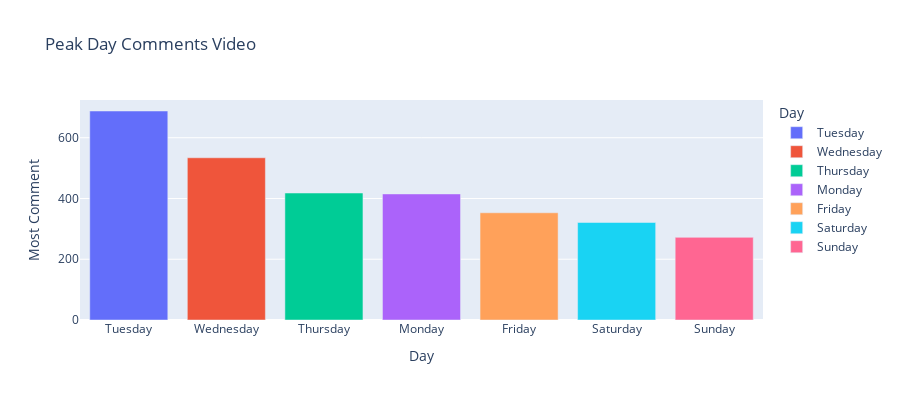

The cell this chart's notebook holds for it:
### Code cell
day_group = peak_time['Date'].value_counts().head(7)
day_group = pd.DataFrame(data=day_group)
day_group.reset_index(inplace=True)
day_group = day_group.rename(columns = {'index':'Day','Date':'Most Comment'})
day_group

fig2 = px.bar(day_group, x='Day', y='Most Comment', 
              color='Day', title = 'Peak Day Comments Video', height=400)
fig2.show()

### Figure 1 — Plotly figure (JSON) as saved in the notebook; plotly's stock layout.template omitted (floating-point values rounded to 4 significant figures)
{"data": [{"alignmentgroup": "True", "hovertemplate": "Day=%{x}<br>Most Comment=%{y}<extra></extra>", "legendgroup": "Tuesday", "marker": {"color": "#636efa", "pattern": {"shape": ""}}, "name": "Tuesday", "offsetgroup": "Tuesday", "orientation": "v", "showlegend": true, "textposition": "auto", "type": "bar", "x": ["Tuesday"], "xaxis": "x", "y": [688], "yaxis": "y"}, {"alignmentgroup": "True", "hovertemplate": "Day=%{x}<br>Most Comment=%{y}<extra></extra>", "legendgroup": "Wednesday", "marker": {"color": "#EF553B", "pattern": {"shape": ""}}, "name": "Wednesday", "offsetgroup": "Wednesday", "orientation": "v", "showlegend": true, "textposition": "auto", "type": "bar", "x": ["Wednesday"], "xaxis": "x", "y": [534], "yaxis": "y"}, {"alignmentgroup": "True", "hovertemplate": "Day=%{x}<br>Most Comment=%{y}<extra></extra>", "legendgroup": "Thursday", "marker": {"color": "#00cc96", "pattern": {"shape": ""}}, "name": "Thursday", "offsetgroup": "Thursday", "orientation": "v", "showlegend": true, "textposition": "auto", "type": "bar", "x": ["Thursday"], "xaxis": "x", "y": [418], "yaxis": "y"}, {"alignmentgroup": "True", "hovertemplate": "Day=%{x}<br>Most Comment=%{y}<extra></extra>", "legendgroup": "Monday", "marker": {"color": "#ab63fa", "pattern": {"shape": ""}}, "name": "Monday", "offsetgroup": "Monday", "orientation": "v", "showlegend": true, "textposition": "auto", "type": "bar", "x": ["Monday"], "xaxis": "x", "y": [415], "yaxis": "y"}, {"alignmentgroup": "True", "hovertemplate": "Day=%{x}<br>Most Comment=%{y}<extra></extra>", "legendgroup": "Friday", "marker": {"color": "#FFA15A", "pattern": {"shape": ""}}, "name": "Friday", "offsetgroup": "Friday", "orientation": "v", "showlegend": true, "textposition": "auto", "type": "bar", "x": ["Friday"], "xaxis": "x", "y": [353], "yaxis": "y"}, {"alignmentgroup": "True", "hovertemplate": "Day=%{x}<br>Most Comment=%{y}<extra></extra>", "legendgroup": "Saturday", "marker": {"color": "#19d3f3", "pattern": {"shape": ""}}, "name": "Saturday", "offsetgroup": "Saturday", "orientation": "v", "showlegend": true, "textposition": "auto", "type": "bar", "x": ["Saturday"], "xaxis": "x", "y": [321], "yaxis": "y"}, {"alignmentgroup": "True", "hovertemplate": "Day=%{x}<br>Most Comment=%{y}<extra></extra>", "legendgroup": "Sunday", "marker": {"color": "#FF6692", "pattern": {"shape": ""}}, "name": "Sunday", "offsetgroup": "Sunday", "orientation": "v", "showlegend": true, "textposition": "auto", "type": "bar", "x": ["Sunday"], "xaxis": "x", "y": [272], "yaxis": "y"}], "layout": {"barmode": "relative", "height": 400, "legend": {"title": {"text": "Day"}, "tracegroupgap": 0}, "title": {"text": "Peak Day Comments Video"}, "xaxis": {"anchor": "y", "categoryarray": ["Tuesday", "Wednesday", "Thursday", "Monday", "Friday", "Saturday", "Sunday"], "categoryorder": "array", "domain": [0, 1], "title": {"text": "Day"}}, "yaxis": {"anchor": "x", "domain": [0, 1], "title": {"text": "Most Comment"}}}}
